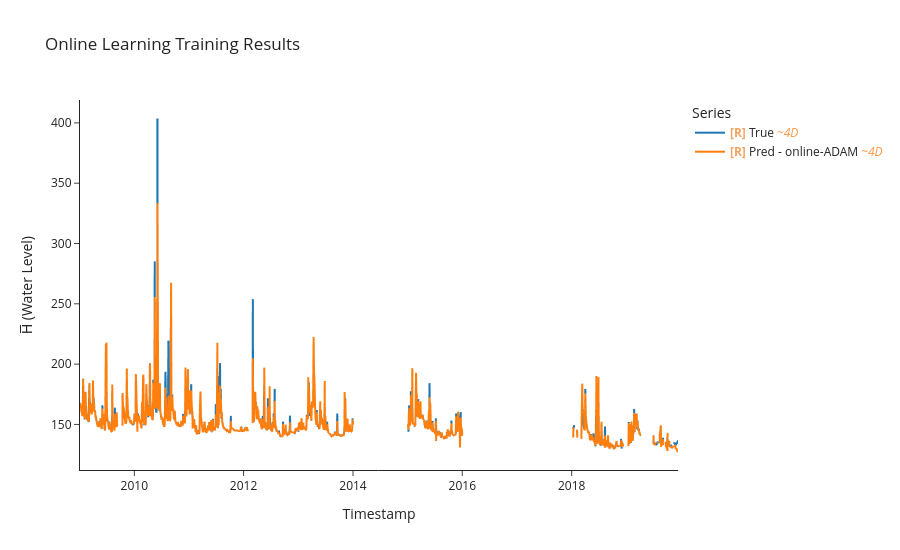

Notebook code for this chart:
### Markdown cell above
## Online Training using ADAM

### Code cell
model, optimizer, criterion = build_mlp(LOOKBACK*N_FEATURES, HORIZON)

y_true, y_pred, time_indices, cutom_adam_batch_losses = uf.train_model_online(model, optimizer,criterion,
                                                                              train_ds, train_df,
                                                                              LOOKBACK, HORIZON, BATCH_SIZE)
#training results
uf.calculate_metrics_and_plot({"online-ADAM": (y_true, y_pred, time_indices)}, 
                              plot_title="Online Learning Training Results",
                              export_metrics= True,
                              export_html= True,
                              export_file_name='results/training/Online Learning Training Results')

### Figure 1 — Plotly figure (JSON) as saved in the notebook; plotly's stock layout.template omitted (floating-point values rounded to 4 significant figures; data arrays with more than 128 entries replaced by an {"elided": "..."} marker saying what was removed)
{"data": [{"hovertemplate": "Legend=True<br>Timestamp=%{x}<br>H̅ (Water Level)=%{y}<extra></extra>", "legendgroup": "True", "line": {"color": "#1f77b4", "dash": "solid", "width": 2}, "marker": {"symbol": "circle"}, "mode": "lines", "name": "<b style=\"color:sandybrown\">[R]</b> True <i style=\"color:#fc9944\">~4D</i>", "showlegend": true, "type": "scattergl", "uid": "6bc9feef-ec3e-47af-a703-69cce7cdd86e", "x": {"elided": "1011 str values"}, "xaxis": "x", "y": {"elided": "1011 float values"}, "yaxis": "y"}, {"hovertemplate": "Legend=Pred - online-ADAM<br>Timestamp=%{x}<br>H̅ (Water Level)=%{y}<extra></extra>", "legendgroup": "Pred - online-ADAM", "line": {"color": "#ff7f0e", "dash": "solid", "width": 2}, "marker": {"symbol": "circle"}, "mode": "lines", "name": "<b style=\"color:sandybrown\">[R]</b> Pred - online-ADAM <i style=\"color:#fc9944\">~4D</i>", "showlegend": true, "type": "scattergl", "uid": "2c2d7ba7-fbe3-4ab7-9c7b-4b2db4faeafa", "x": {"elided": "1013 str values"}, "xaxis": "x", "y": {"elided": "1013 float values"}, "yaxis": "y"}], "layout": {"height": 550, "legend": {"title": {"text": "Series"}, "tracegroupgap": 0}, "title": {"text": "Online Learning Training Results"}, "xaxis": {"anchor": "y", "domain": [0, 1], "title": {"text": "Timestamp"}}, "yaxis": {"anchor": "x", "domain": [0, 1], "title": {"text": "H̅ (Water Level)"}}}}
